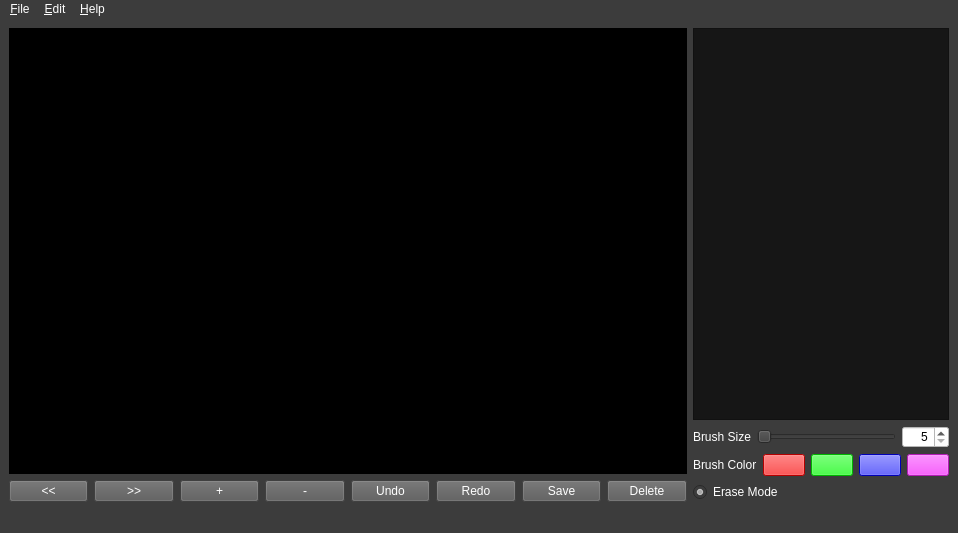
<?xml version="1.0" encoding="UTF-8"?>
<ui version="4.0">
 <class>MainWindow</class>
 <widget class="QMainWindow" name="MainWindow">
  <property name="geometry">
   <rect>
    <x>0</x>
    <y>0</y>
    <width>958</width>
    <height>533</height>
   </rect>
  </property>
  <property name="windowTitle">
   <string>Mask Editor</string>
  </property>
  <property name="styleSheet">
   <string notr="true">background-color: rgb(60, 60, 60);</string>
  </property>
  <widget class="QWidget" name="centralwidget">
   <layout class="QGridLayout" name="gridLayout">
    <item row="0" column="1" rowspan="2">
     <layout class="QVBoxLayout" name="SideBar">
      <item>
       <widget class="QListWidget" name="listWidget">
        <property name="sizePolicy">
         <sizepolicy hsizetype="Fixed" vsizetype="Expanding">
          <horstretch>0</horstretch>
          <verstretch>0</verstretch>
         </sizepolicy>
        </property>
        <property name="minimumSize">
         <size>
          <width>200</width>
          <height>0</height>
         </size>
        </property>
        <property name="styleSheet">
         <string notr="true">color: rgb(255, 255, 255);
selection-background-color: rgb(26, 10, 249);
background-color: rgb(22, 22, 22);</string>
        </property>
       </widget>
      </item>
      <item>
       <layout class="QHBoxLayout" name="BrushSizePanel">
        <item>
         <widget class="QLabel" name="labelBrushSize">
          <property name="sizePolicy">
           <sizepolicy hsizetype="Fixed" vsizetype="Fixed">
            <horstretch>0</horstretch>
            <verstretch>0</verstretch>
           </sizepolicy>
          </property>
          <property name="styleSheet">
           <string notr="true">color: rgb(255, 255, 255);</string>
          </property>
          <property name="text">
           <string>Brush Size</string>
          </property>
         </widget>
        </item>
        <item>
         <widget class="QSlider" name="BrushSizeSlider">
          <property name="sizePolicy">
           <sizepolicy hsizetype="Expanding" vsizetype="Fixed">
            <horstretch>0</horstretch>
            <verstretch>0</verstretch>
           </sizepolicy>
          </property>
          <property name="minimumSize">
           <size>
            <width>0</width>
            <height>0</height>
           </size>
          </property>
          <property name="orientation">
           <enum>Qt::Horizontal</enum>
          </property>
         </widget>
        </item>
        <item>
         <widget class="QSpinBox" name="BrushSizeSpinBox">
          <property name="sizePolicy">
           <sizepolicy hsizetype="Fixed" vsizetype="Fixed">
            <horstretch>0</horstretch>
            <verstretch>0</verstretch>
           </sizepolicy>
          </property>
          <property name="layoutDirection">
           <enum>Qt::LeftToRight</enum>
          </property>
          <property name="styleSheet">
           <string notr="true">background-color: rgb(255, 255, 255);</string>
          </property>
          <property name="alignment">
           <set>Qt::AlignRight|Qt::AlignTrailing|Qt::AlignVCenter</set>
          </property>
          <property name="minimum">
           <number>5</number>
          </property>
          <property name="maximum">
           <number>600</number>
          </property>
         </widget>
        </item>
       </layout>
      </item>
      <item>
       <layout class="QHBoxLayout" name="BrushColorPanel">
        <item>
         <widget class="QLabel" name="labelBrushColor">
          <property name="sizePolicy">
           <sizepolicy hsizetype="Fixed" vsizetype="Fixed">
            <horstretch>0</horstretch>
            <verstretch>0</verstretch>
           </sizepolicy>
          </property>
          <property name="styleSheet">
           <string notr="true">color: rgb(255, 255, 255);</string>
          </property>
          <property name="text">
           <string>Brush Color</string>
          </property>
         </widget>
        </item>
        <item>
         <widget class="QPushButton" name="ColorBtn1">
          <property name="styleSheet">
           <string notr="true">background-color: rgb(252, 0, 0);</string>
          </property>
          <property name="text">
           <string/>
          </property>
         </widget>
        </item>
        <item>
         <widget class="QPushButton" name="ColorBtn2">
          <property name="styleSheet">
           <string notr="true">background-color: rgb(0, 255, 0);</string>
          </property>
          <property name="text">
           <string/>
          </property>
         </widget>
        </item>
        <item>
         <widget class="QPushButton" name="ColorBtn3">
          <property name="styleSheet">
           <string notr="true">background-color: rgb(0, 0, 255);</string>
          </property>
          <property name="text">
           <string/>
          </property>
         </widget>
        </item>
        <item>
         <widget class="QPushButton" name="ColorBtn4">
          <property name="styleSheet">
           <string notr="true">background-color: rgb(249, 39, 253);</string>
          </property>
          <property name="text">
           <string/>
          </property>
         </widget>
        </item>
       </layout>
      </item>
      <item>
       <widget class="QRadioButton" name="radioButtonErase">
        <property name="styleSheet">
         <string notr="true">color: rgb(255, 255, 255);</string>
        </property>
        <property name="text">
         <string>Erase Mode</string>
        </property>
        <property name="checked">
         <bool>true</bool>
        </property>
       </widget>
      </item>
     </layout>
    </item>
    <item row="1" column="0">
     <layout class="QHBoxLayout" name="MainScreen">
      <item>
       <widget class="QPushButton" name="FuncBtn1">
        <property name="sizePolicy">
         <sizepolicy hsizetype="Preferred" vsizetype="Fixed">
          <horstretch>0</horstretch>
          <verstretch>0</verstretch>
         </sizepolicy>
        </property>
        <property name="minimumSize">
         <size>
          <width>50</width>
          <height>0</height>
         </size>
        </property>
        <property name="maximumSize">
         <size>
          <width>100</width>
          <height>16777215</height>
         </size>
        </property>
        <property name="styleSheet">
         <string notr="true">color: rgb(255, 255, 255);
background-color: rgb(90, 90, 90);</string>
        </property>
        <property name="text">
         <string>&lt;&lt;</string>
        </property>
       </widget>
      </item>
      <item>
       <widget class="QPushButton" name="FuncBtn2">
        <property name="sizePolicy">
         <sizepolicy hsizetype="Preferred" vsizetype="Fixed">
          <horstretch>0</horstretch>
          <verstretch>0</verstretch>
         </sizepolicy>
        </property>
        <property name="minimumSize">
         <size>
          <width>50</width>
          <height>0</height>
         </size>
        </property>
        <property name="maximumSize">
         <size>
          <width>100</width>
          <height>16777215</height>
         </size>
        </property>
        <property name="styleSheet">
         <string notr="true">color: rgb(255, 255, 255);
background-color: rgb(90, 90, 90);</string>
        </property>
        <property name="text">
         <string>&gt;&gt;</string>
        </property>
       </widget>
      </item>
      <item>
       <widget class="QPushButton" name="FuncBtn5">
        <property name="sizePolicy">
         <sizepolicy hsizetype="Preferred" vsizetype="Fixed">
          <horstretch>0</horstretch>
          <verstretch>0</verstretch>
         </sizepolicy>
        </property>
        <property name="minimumSize">
         <size>
          <width>50</width>
          <height>0</height>
         </size>
        </property>
        <property name="maximumSize">
         <size>
          <width>100</width>
          <height>16777215</height>
         </size>
        </property>
        <property name="styleSheet">
         <string notr="true">color: rgb(255, 255, 255);
background-color: rgb(90, 90, 90);</string>
        </property>
        <property name="text">
         <string>+</string>
        </property>
       </widget>
      </item>
      <item>
       <widget class="QPushButton" name="FuncBtn6">
        <property name="sizePolicy">
         <sizepolicy hsizetype="Preferred" vsizetype="Fixed">
          <horstretch>0</horstretch>
          <verstretch>0</verstretch>
         </sizepolicy>
        </property>
        <property name="minimumSize">
         <size>
          <width>50</width>
          <height>0</height>
         </size>
        </property>
        <property name="maximumSize">
         <size>
          <width>100</width>
          <height>16777215</height>
         </size>
        </property>
        <property name="styleSheet">
         <string notr="true">color: rgb(255, 255, 255);
background-color: rgb(90, 90, 90);</string>
        </property>
        <property name="text">
         <string>-</string>
        </property>
       </widget>
      </item>
      <item>
       <widget class="QPushButton" name="FuncBtn3">
        <property name="sizePolicy">
         <sizepolicy hsizetype="Preferred" vsizetype="Fixed">
          <horstretch>0</horstretch>
          <verstretch>0</verstretch>
         </sizepolicy>
        </property>
        <property name="minimumSize">
         <size>
          <width>50</width>
          <height>0</height>
         </size>
        </property>
        <property name="maximumSize">
         <size>
          <width>100</width>
          <height>16777215</height>
         </size>
        </property>
        <property name="styleSheet">
         <string notr="true">color: rgb(255, 255, 255);
background-color: rgb(90, 90, 90);</string>
        </property>
        <property name="text">
         <string>Undo</string>
        </property>
       </widget>
      </item>
      <item>
       <widget class="QPushButton" name="FuncBtn4">
        <property name="sizePolicy">
         <sizepolicy hsizetype="Preferred" vsizetype="Fixed">
          <horstretch>0</horstretch>
          <verstretch>0</verstretch>
         </sizepolicy>
        </property>
        <property name="minimumSize">
         <size>
          <width>50</width>
          <height>0</height>
         </size>
        </property>
        <property name="maximumSize">
         <size>
          <width>100</width>
          <height>16777215</height>
         </size>
        </property>
        <property name="styleSheet">
         <string notr="true">color: rgb(255, 255, 255);
background-color: rgb(90, 90, 90);</string>
        </property>
        <property name="text">
         <string>Redo</string>
        </property>
       </widget>
      </item>
      <item>
       <widget class="QPushButton" name="FuncBtn7">
        <property name="sizePolicy">
         <sizepolicy hsizetype="Preferred" vsizetype="Fixed">
          <horstretch>0</horstretch>
          <verstretch>0</verstretch>
         </sizepolicy>
        </property>
        <property name="minimumSize">
         <size>
          <width>50</width>
          <height>0</height>
         </size>
        </property>
        <property name="maximumSize">
         <size>
          <width>100</width>
          <height>16777215</height>
         </size>
        </property>
        <property name="styleSheet">
         <string notr="true">color: rgb(255, 255, 255);
background-color: rgb(90, 90, 90);</string>
        </property>
        <property name="text">
         <string>Save</string>
        </property>
       </widget>
      </item>
      <item>
       <widget class="QPushButton" name="FuncBtn8">
        <property name="sizePolicy">
         <sizepolicy hsizetype="Preferred" vsizetype="Fixed">
          <horstretch>0</horstretch>
          <verstretch>0</verstretch>
         </sizepolicy>
        </property>
        <property name="minimumSize">
         <size>
          <width>50</width>
          <height>0</height>
         </size>
        </property>
        <property name="maximumSize">
         <size>
          <width>100</width>
          <height>16777215</height>
         </size>
        </property>
        <property name="styleSheet">
         <string notr="true">color: rgb(255, 255, 255);
background-color: rgb(90, 90, 90);</string>
        </property>
        <property name="text">
         <string>Delete</string>
        </property>
       </widget>
      </item>
     </layout>
    </item>
    <item row="0" column="0">
     <widget class="QGraphicsView" name="graphicsView">
      <property name="sizePolicy">
       <sizepolicy hsizetype="Expanding" vsizetype="Preferred">
        <horstretch>1</horstretch>
        <verstretch>1</verstretch>
       </sizepolicy>
      </property>
      <property name="sizeIncrement">
       <size>
        <width>0</width>
        <height>0</height>
       </size>
      </property>
      <property name="mouseTracking">
       <bool>true</bool>
      </property>
      <property name="styleSheet">
       <string notr="true">background-color: rgb(0, 0, 0);</string>
      </property>
     </widget>
    </item>
   </layout>
  </widget>
  <widget class="QMenuBar" name="menubar">
   <property name="geometry">
    <rect>
     <x>0</x>
     <y>0</y>
     <width>958</width>
     <height>21</height>
    </rect>
   </property>
   <property name="styleSheet">
    <string notr="true">color: rgb(255, 255, 255);
selection-color: rgb(255, 170, 0);</string>
   </property>
   <widget class="QMenu" name="menu_File">
    <property name="styleSheet">
     <string notr="true">color: rgb(255, 255, 255);</string>
    </property>
    <property name="title">
     <string>&amp;File</string>
    </property>
    <addaction name="action_Open"/>
    <addaction name="action_Save_Mask"/>
    <addaction name="actionSave_Label"/>
    <addaction name="separator"/>
    <addaction name="actionSettings"/>
    <addaction name="separator"/>
    <addaction name="action_Quit"/>
   </widget>
   <widget class="QMenu" name="menu_Edit">
    <property name="title">
     <string>&amp;Edit</string>
    </property>
    <addaction name="action_Undo"/>
    <addaction name="action_Redo"/>
   </widget>
   <widget class="QMenu" name="menu_Help">
    <property name="title">
     <string>&amp;Help</string>
    </property>
    <addaction name="actionI_m_working_on_it"/>
   </widget>
   <addaction name="menu_File"/>
   <addaction name="menu_Edit"/>
   <addaction name="menu_Help"/>
  </widget>
  <widget class="QStatusBar" name="statusbar">
   <property name="styleSheet">
    <string notr="true">color: rgb(254, 204, 9);</string>
   </property>
  </widget>
  <action name="action_Setting">
   <property name="text">
    <string>&amp;Setting</string>
   </property>
  </action>
  <action name="action_Open">
   <property name="text">
    <string>&amp;Open</string>
   </property>
  </action>
  <action name="action_Save_Mask">
   <property name="text">
    <string>&amp;Save Mask</string>
   </property>
  </action>
  <action name="actionSave_Label">
   <property name="text">
    <string>Save Label</string>
   </property>
  </action>
  <action name="actionSettings">
   <property name="text">
    <string>Settings</string>
   </property>
  </action>
  <action name="action_Undo">
   <property name="text">
    <string>&amp;Undo</string>
   </property>
  </action>
  <action name="action_Redo">
   <property name="text">
    <string>&amp;Redo</string>
   </property>
  </action>
  <action name="actionI_m_working_on_it">
   <property name="text">
    <string>I'm working on it!</string>
   </property>
  </action>
  <action name="action_Quit">
   <property name="text">
    <string>&amp;Quit</string>
   </property>
  </action>
 </widget>
 <resources/>
 <connections/>
</ui>
